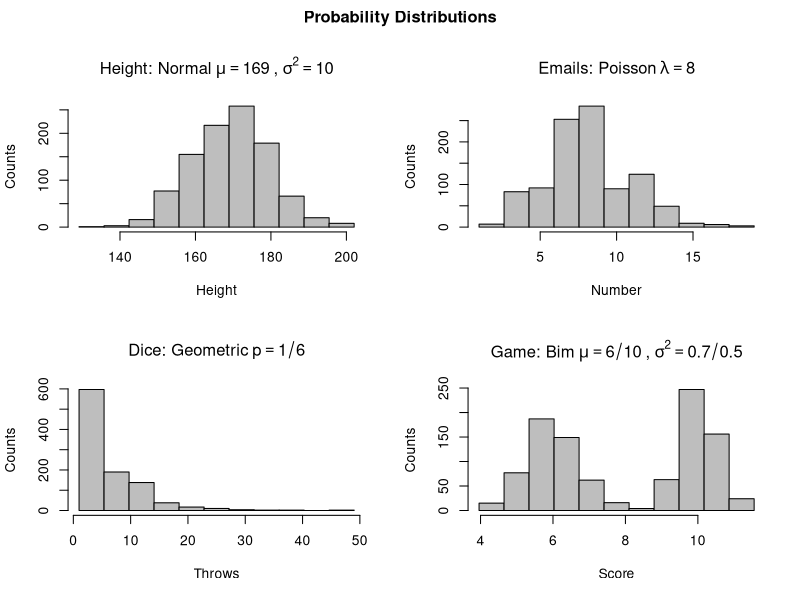

Generate this figure with R:
dicegeom<-function(n){
  outcome<-rep(0,n)
  for (i in 1:n){
    throw<-0
    track<-0
    while(throw!=6){
      throw<-sample(1:6,1)
      track<-track+1
    }
    outcome[i]<-track
  }
  return(outcome)
}

gamebimodal<-function(n){
  outcome<-rep(0,n)
  for (i in 1:n){
    outcome[i]<-ifelse(runif(1)>0.5,rnorm(1,6,0.7),rnorm(1,10,0.5))
  }
  return(outcome)
}

#############################################################################################################

y1<-rnorm(1000, 169, 10)
b1<-seq(min(y1),max(y1),l=12)

y2<-rpois(1000, 8)
b2<-seq(min(y2),max(y2),l=12)



y3<-dicegeom(1000)
b3<-seq(min(y3),max(y3),l=12)

y4<-gamebimodal(1000)
b4<-seq(min(y4),max(y4),l=12)

getwd()

pdf("probdists.pdf")
par(oma=c(0,0,2,0))
par(mfrow=c(2,2))
hist(y1, xlab="Height", ylab="Counts", breaks=b1, main=expression("Height: Normal"~mu==169~","~sigma^2==10), col="grey")
hist(y2, xlab="Number", ylab="Counts", breaks=b2, main=expression("Emails: Poisson"~lambda==8), col="grey")
hist(y3, xlab="Throws", ylab="Counts", breaks=b3, main=expression("Dice: Geometric"~p==1/6), col="grey")
hist(y4, xlab="Score", ylab="Counts", breaks=b4, main=expression("Game: Bim"~mu==6/10~","~sigma^2==0.7/0.5), col="grey")
title("Probability Distributions", outer=TRUE, cex=5)
dev.off()
